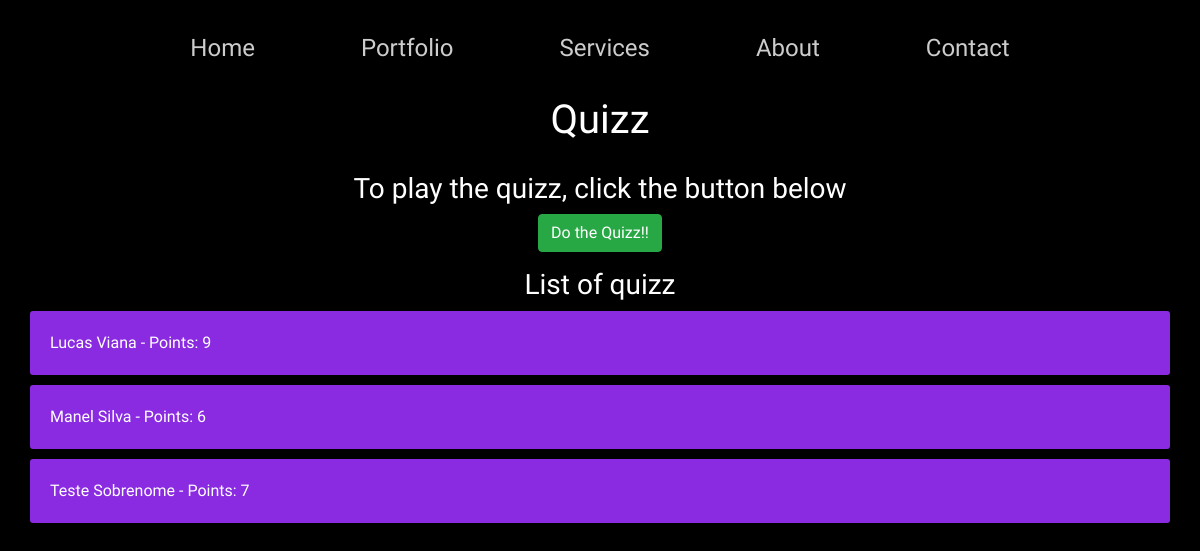
The page /question on the database its author committed.
### website/models.py (models this page shows, shortened)
class Question(models.Model):
    TYPE_MOVEMENT = (
        ("TELEPORT", "Teleport"),
        ("SMOOTH LOCOMOTION", "Smooth locomotion"),
        ("ARM SWING", "Arm Swing"),
    )
    VR_GAMES = (
        ("BEAT SABER", "Beat Saber"),
        ("SUPERHOT", "Superhot"),
        ("TROVER SAVES THE UNIVERSE", "Trover Saves The Universe"),
        ("HALF LIFE: ALYX", "Half Life: Alyx"),
        ("STAR TREK", "Star Trek: Bridge Crew"),
        ("BONEWORKS", "Boneworks"),
        ("JOB SIMULATOR", "Job Simulator"),
    )
    GAME_PERSPECTIVE = (
        ("GOD VIEW", "God View"),
        ("2D SIDEVIEW", "2D Sideview"),
        ("2.5D", "2.5D"),
        ("ISOMETRIC", "Isometric"),
        ("THIRD PERSON", "Third Person"),
        ("FIRST PERSON", "First Person"),
    )
    SERVICES = (
        ("FULL CYCLE PRODUCTION", "Full Cycle Production"),
        ("AR PRODUCTION", "AR Production"),
        ("PROTOTYPING", "Prototyping"),
        ("GAME PORTING", "Game Porting"),
    )
    GENRES = (
        ("ADVENTURE", "Adventure"),
        ("ACTION", "Action"),
        ("FPS", "FPS"),
        ("RPG", "RPG"),
        ("LIGHT NOVEL", "Light Novel"),
        ("RHYTHM", "Rhythm"),
    )
    first_name = models.CharField(max_length=30)
    last_name = models.CharField(max_length=30)
    best_selling_VR_game = models.TextField(choices=VR_GAMES)
    most_popular_type_of_movement_in_VR = models.TextField(choices=TYPE_MOVEMENT)
    can_VR_cause_motion_sickness = models.BooleanField()
    bruhh_is_a_3D_ragdoll_physics_game = models.BooleanField()
    what_is_bloodthirst_game_perspective = models.TextField(choices=GAME_PERSPECTIVE)
    which_services_we_do_not_offer = models.TextField(choices=SERVICES)
    how_many_links_there_are_in_the_home_page = models.IntegerField()
    what_is_anything_but_dark_genre = models.TextField(choices=GENRES)
    what_was_the_icon_used_in_anastasis = models.CharField(max_length=10)
    is_there_a_demonstration_video_on_this_website = models.BooleanField()
    points = models.IntegerField(default=0)

### website/views.py (the view)
# urls.py: path('question', views.question_page_view, name='question'),
def question_page_view(request):
    context = {'questions': Question.objects.all()}
    return render(request, 'website/quizz.html', context)

### website/templates/website/quizz.html (shortened to what this page needs)
{% extends 'website/base.html' %}
{% block header %}
    <h1>Quizz</h1>
{% endblock header %}
{% block main %}
    <h3>
        To play the quizz, click the button below
    </h3>
    <a href="{% url 'website:doquestion' %}" class="btn btn-success">Do the Quizz!!</a>
    <h3>List of quizz</h3>
    <div class="mainContact">
        {% for question in questions %}
            <p>{{ question.first_name }} {{ question.last_name }} - Points: {{ question.points }}</p>
        {% endfor %}
    </div>
{% endblock main %}

### website/static/website/css/base.css (style rules this page uses)
* { font-family: 'Prompt', sans-serif; box-sizing: border-box; color: white; }
.mainContact p { text-align: left; padding: 20px; margin: 10px; background-color: blueviolet; color: white; border-radius: 3px; }
body { background-color: #000; }

### rows shown on the page
Question: first_name "Lucas", last_name "Viana", points "9"
Question: first_name "Manel", last_name "Silva", points "6"
Question: first_name "Teste", last_name "Sobrenome", points "7"
